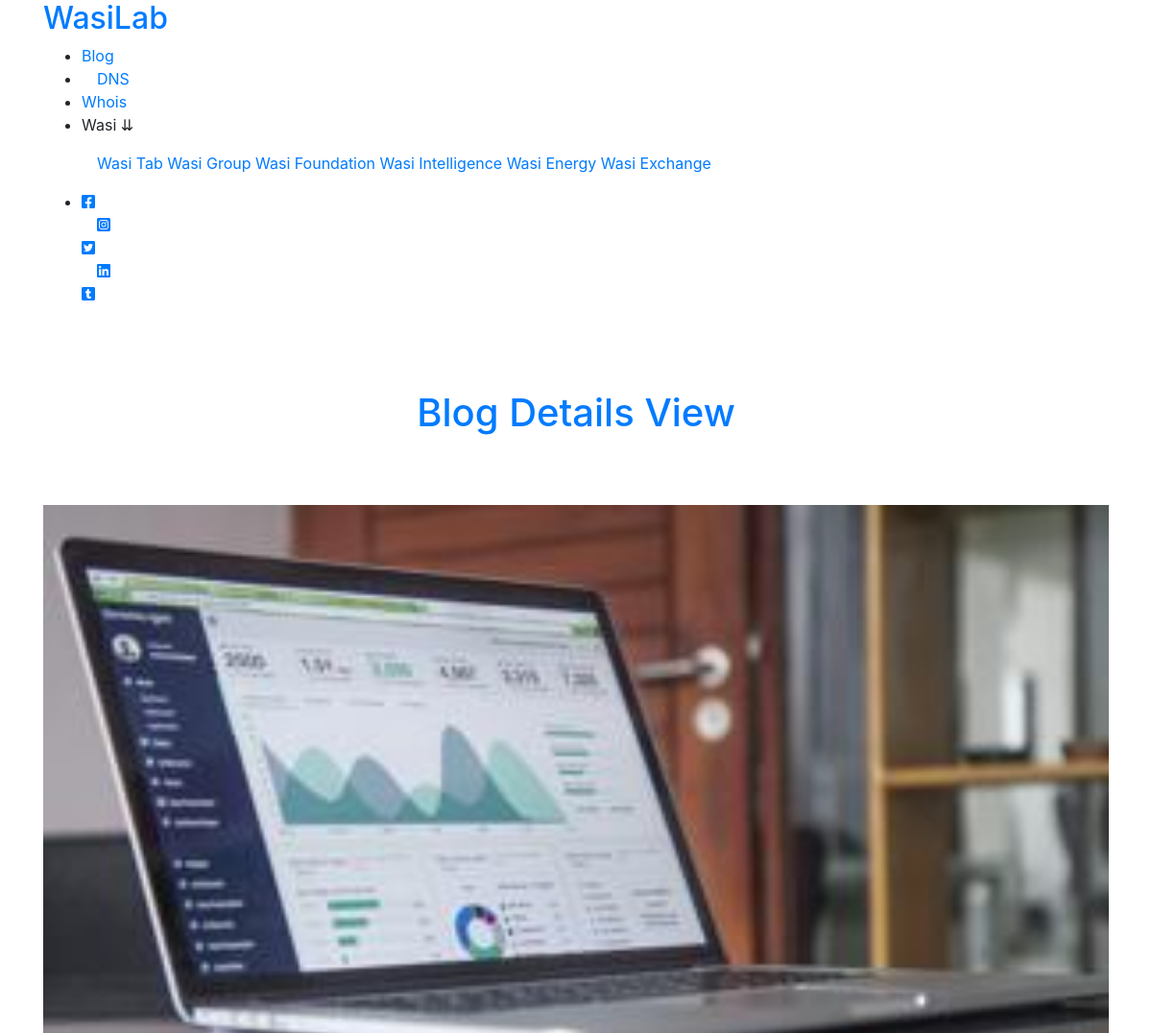
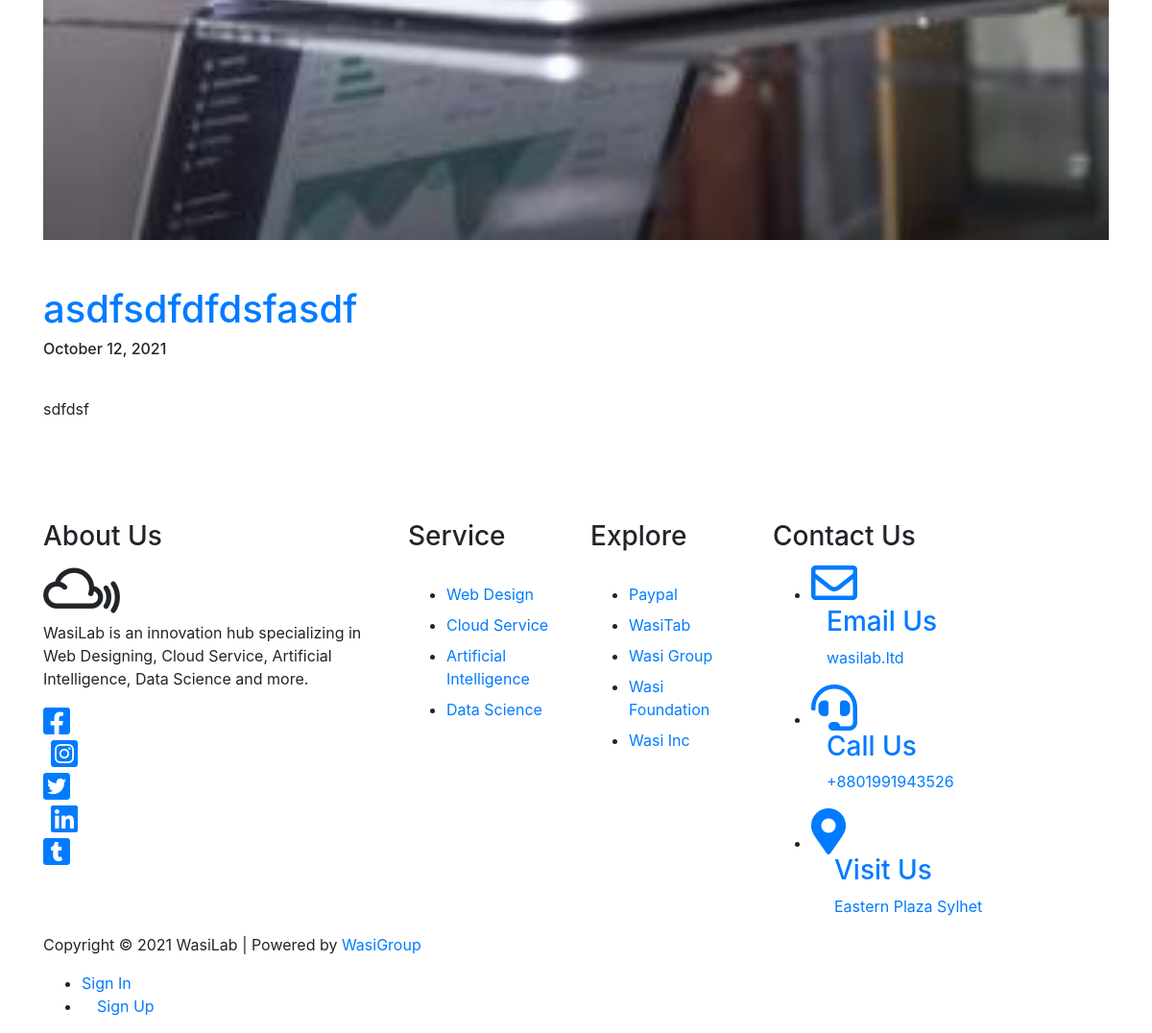
The page /post/dsfdsfrfgg on the database its author committed (2 pictures, top to bottom).
### index/models.py (models this page shows, shortened)
class IndexBlog(models.Model):
        title   = models.CharField(max_length= 200)
        image = models.ImageField(default= 'default.jpg', upload_to= 'IndexImage')
        body = RichTextField(blank= True, null= True)
        time = models.DateTimeField(default = timezone.now)
        slug = models.SlugField(blank=True)

### index/views.py (the view)
# urls.py: path('post/<str:slug>', indexBlogBody.as_view(), name= 'IndexBlogBody')
class indexBlogBody(DetailView):
        model = IndexBlog
        template_name = 'index/IndexBlogBody.html'

### index/templates/index/IndexBlogBody.html
{% extends 'headerfooter.html' %}
{% block IndexBlogBody %}
<div>
        <div id="blog" class='container py-4'>
                <h1 class="text-center pb-5 pt-5 text-primary">Blog Details View</h1>
                <div class='row py-3'>
                        <div class= 'col-12 col-lg-12'>
                                <a href="#">
                                        <img src="{{object.image.url}}" alt="" width='100%' height='800px'>
                                </a>
                        </div>
                        <div class="col-12 col-lg-12" >
                                <div class="title">
                                        <a href="#">
                                                <h1 class="link-none pt-5">{{object.title}}</h1>
                                        </a>
                                        <span class="d-flex ">
                                                <h6>{{object.time|date:"F d, Y"}}</h6>
                                         </span>
                                </div>
                                <div class="paragraph">
                                        <p class="pt-3 text-justify">
                                                {{object.body | safe}}
                                        </p>
                                </div>
                        </div>
                </div>
        </div>
</div>
{% endblock %}

### rows shown on the page
IndexBlog: image (picture), title "asdfsdfdfdsfasdf", time "October 12, 2021", body "sdfdsf"
